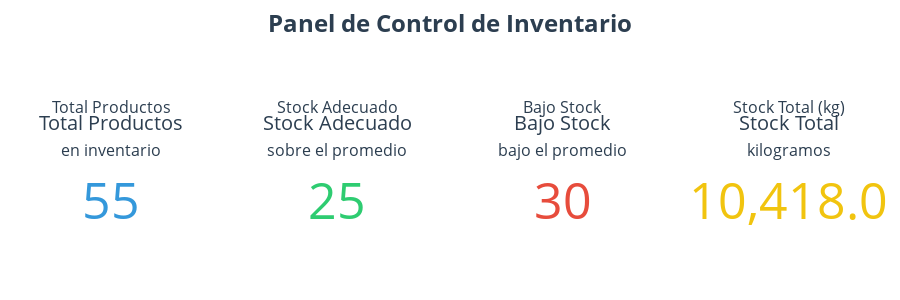

Notebook cell for this chart:
### Code cell
# [7] Visualización de KPIs con cards
import plotly.graph_objects as go
from plotly.subplots import make_subplots

# Crear figura con subplots
fig = make_subplots(
    rows=1, cols=4,
    subplot_titles=(
        "Total Productos",
        "Stock Adecuado",
        "Bajo Stock",
        "Stock Total (kg)"
    ),
    specs=[[{'type': 'domain'}, {'type': 'domain'}, {'type': 'domain'}, {'type': 'domain'}]]
)

# Definir colores
colors = {
    'title': '#2C3E50',  # Azul oscuro para títulos
    'total': '#3498DB',  # Azul para total de productos
    'good': '#2ECC71',   # Verde para stock adecuado
    'bad': '#E74C3C',    # Rojo para bajo stock
    'kg': '#F1C40F'      # Amarillo para total kg
}

# 1. Total de Productos
fig.add_trace(go.Indicator(
    mode="number",
    value=metricas['Total Productos'],
    number={
        "font": {"size": 50, "color": colors['total']},
        "valueformat": ","
    },
    title={
        "text": "Total Productos<br><span style='font-size:0.8em;'>en inventario</span>",
        "font": {"size": 20, "color": colors['title']}
    },
    domain={'row': 0, 'column': 0}
), row=1, col=1)

# 2. Productos con Stock Adecuado
fig.add_trace(go.Indicator(
    mode="number",
    value=metricas['Stock Adecuado'],
    number={
        "font": {"size": 50, "color": colors['good']},
        "valueformat": ","
    },
    title={
        "text": "Stock Adecuado<br><span style='font-size:0.8em;'>sobre el promedio</span>",
        "font": {"size": 20, "color": colors['title']}
    },
    domain={'row': 0, 'column': 1}
), row=1, col=2)

# 3. Productos Bajo Stock
fig.add_trace(go.Indicator(
    mode="number",
    value=metricas['Bajo Promedio'],
    number={
        "font": {"size": 50, "color": colors['bad']},
        "valueformat": ","
    },
    title={
        "text": "Bajo Stock<br><span style='font-size:0.8em;'>bajo el promedio</span>",
        "font": {"size": 20, "color": colors['title']}
    },
    domain={'row': 0, 'column': 2}
), row=1, col=3)

# 4. Total Stock en KG
fig.add_trace(go.Indicator(
    mode="number",
    value=metricas['Total Stock (kg)'],
    number={
        "font": {"size": 50, "color": colors['kg']},
        "valueformat": ",.1f"
    },
    title={
        "text": "Stock Total<br><span style='font-size:0.8em;'>kilogramos</span>",
        "font": {"size": 20, "color": colors['title']}
    },
    domain={'row': 0, 'column': 3}
), row=1, col=4)

# Actualizar el layout
fig.update_layout(
    height=300,
    showlegend=False,
    margin=dict(t=120, b=20, l=20, r=20),
    paper_bgcolor='white',
    plot_bgcolor='white',
    title=dict(
        text="<b>Panel de Control de Inventario</b>",
        x=0.5,
        y=0.95,
        xanchor='center',
        yanchor='top',
        font=dict(size=24, color=colors['title'])
    ),
    grid=dict(rows=1, columns=4, pattern='independent'),
)

# Añadir sombras y bordes a las cards
for annotation in fig.layout.annotations:
    annotation.update(font=dict(size=16, color=colors['title']))

fig.show()

### Figure 1 — Plotly figure (JSON) as saved in the notebook; plotly's stock layout.template omitted (floating-point values rounded to 4 significant figures)
{"data": [{"domain": {"column": 0, "row": 0, "x": [0, 0.2125], "y": [0, 1]}, "mode": "number", "number": {"font": {"color": "#3498DB", "size": 50}, "valueformat": ","}, "title": {"font": {"color": "#2C3E50", "size": 20}, "text": "Total Productos<br><span style='font-size:0.8em;'>en inventario</span>"}, "type": "indicator", "value": 55}, {"domain": {"column": 1, "row": 0, "x": [0.2625, 0.475], "y": [0, 1]}, "mode": "number", "number": {"font": {"color": "#2ECC71", "size": 50}, "valueformat": ","}, "title": {"font": {"color": "#2C3E50", "size": 20}, "text": "Stock Adecuado<br><span style='font-size:0.8em;'>sobre el promedio</span>"}, "type": "indicator", "value": 25}, {"domain": {"column": 2, "row": 0, "x": [0.525, 0.7375], "y": [0, 1]}, "mode": "number", "number": {"font": {"color": "#E74C3C", "size": 50}, "valueformat": ","}, "title": {"font": {"color": "#2C3E50", "size": 20}, "text": "Bajo Stock<br><span style='font-size:0.8em;'>bajo el promedio</span>"}, "type": "indicator", "value": 30}, {"domain": {"column": 3, "row": 0, "x": [0.7875, 1], "y": [0, 1]}, "mode": "number", "number": {"font": {"color": "#F1C40F", "size": 50}, "valueformat": ",.1f"}, "title": {"font": {"color": "#2C3E50", "size": 20}, "text": "Stock Total<br><span style='font-size:0.8em;'>kilogramos</span>"}, "type": "indicator", "value": 10420.0}], "layout": {"annotations": [{"font": {"color": "#2C3E50", "size": 16}, "showarrow": false, "text": "Total Productos", "x": 0.1062, "xanchor": "center", "xref": "paper", "y": 1, "yanchor": "bottom", "yref": "paper"}, {"font": {"color": "#2C3E50", "size": 16}, "showarrow": false, "text": "Stock Adecuado", "x": 0.3688, "xanchor": "center", "xref": "paper", "y": 1, "yanchor": "bottom", "yref": "paper"}, {"font": {"color": "#2C3E50", "size": 16}, "showarrow": false, "text": "Bajo Stock", "x": 0.6313, "xanchor": "center", "xref": "paper", "y": 1, "yanchor": "bottom", "yref": "paper"}, {"font": {"color": "#2C3E50", "size": 16}, "showarrow": false, "text": "Stock Total (kg)", "x": 0.8938, "xanchor": "center", "xref": "paper", "y": 1, "yanchor": "bottom", "yref": "paper"}], "grid": {"columns": 4, "pattern": "independent", "rows": 1}, "height": 300, "margin": {"b": 20, "l": 20, "r": 20, "t": 120}, "paper_bgcolor": "white", "plot_bgcolor": "white", "showlegend": false, "title": {"font": {"color": "#2C3E50", "size": 24}, "text": "<b>Panel de Control de Inventario</b>", "x": 0.5, "xanchor": "center", "y": 0.95, "yanchor": "top"}}}
